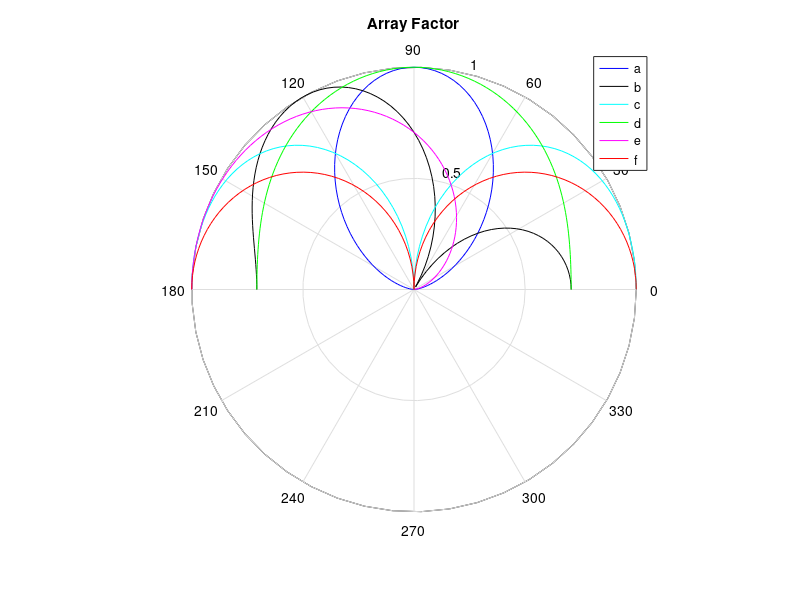

MATLAB code for this plot:
lambda = 1;
k = 2*pi/lambda;
intAngle = 0: pi/100: pi;  
d1 = lambda/2;                     
d2 = lambda/4;
p1 = 0;                        
p2 = pi/2;
p3 = pi;

F1 = (2 + 2 * cos( k*d1*cos(intAngle) + p1)).^(1/2); F1 = F1/max(F1);    
F2 = (2 + 2 * cos( k*d1*cos(intAngle) + p2)).^(1/2); F2 = F2/max(F2);
F3 = (2 + 2 * cos( k*d1*cos(intAngle) + p3)).^(1/2); F3 = F3/max(F3);
F4 = (2 + 2 * cos( k*d2*cos(intAngle) + p1)).^(1/2); F4 = F4/max(F4);
F5 = (2 + 2 * cos( k*d2*cos(intAngle) + p2)).^(1/2); F5 = F5/max(F5);
F6 = (2 + 2 * cos( k*d2*cos(intAngle) + p3)).^(1/2); F6 = F6/max(F6);

polar(intAngle, F1,'b');
hold on;  
polar(intAngle, F2,'k');
polar(intAngle, F3,'c');
polar(intAngle, F4,'g');
polar(intAngle, F5,'m');
polar(intAngle, F6,'r');
legend( 'a','b','c','d','e','f');
title('{\bfArray Factor}');